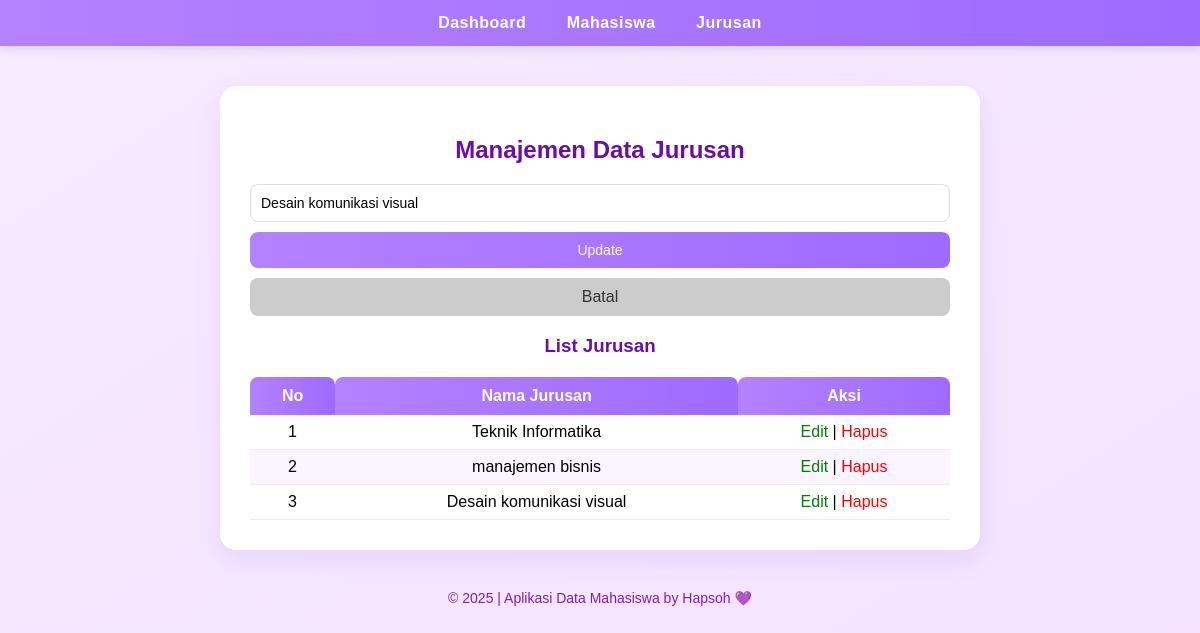
Screenshot of /pages/jurusan/index.php?edit=4 with the database file from the repository.
### tables this page shows
CREATE TABLE `jurusan` (
  `id` int(11) NOT NULL,
  `nama` varchar(100) NOT NULL,
  `created_at` timestamp NOT NULL DEFAULT current_timestamp(),
  `updated_at` timestamp NOT NULL DEFAULT current_timestamp(),
  `deleted_at` timestamp NOT NULL DEFAULT current_timestamp()
);

### pages/jurusan/index.php (the view, shortened to what this page needs)
<?php
include '../../config/database.php';
include '../../templates/header.php';
$editData = null;
if (isset($_GET['edit'])) {
    $id = $_GET['edit'];
    $result = $conn->query("SELECT * FROM jurusan WHERE id='$id'");
    if ($result && $result->num_rows > 0) {
        $editData = $result->fetch_assoc();
    }
}
$result = $conn->query("SELECT * FROM jurusan ORDER BY id ASC");
?>
<h2>Manajemen Data Jurusan</h2>
<form method="POST">
    <input type="text" name="nama" placeholder="Masukkan Nama Jurusan" required
           value="<?= $editData['nama'] ?? '' ?>">
    <?php if ($editData): ?>
        <button type="submit" name="update">Update</button>
        <a href="index.php" class="batal-btn">Batal</a>
    <?php else: ?>
        <button type="submit" name="tambah">Tambah</button>
    <?php endif; ?>
</form>
<h3>List Jurusan</h3>
<table>
    <thead>
        <tr>
            <th>No</th>
            <th>Nama Jurusan</th>
            <th>Aksi</th>
        </tr>
    </thead>
    <tbody>
        <?php $no = 1; while ($row = $result->fetch_assoc()): ?>
        <tr>
            <td><?= $no++ ?></td>
            <td><?= htmlspecialchars($row['nama']); ?></td>
            <td>
                <a href="?edit=<?= $row['id']; ?>" style="color:green; text-decoration:none;">Edit</a> |
                <a href="?hapus=<?= $row['id']; ?>"
                   onclick="return confirm('Yakin mau hapus data ini?')"
                   style="color:red; text-decoration:none;">Hapus</a>
            </td>
        </tr>
        <?php endwhile; ?>
    </tbody>
</table>
<?php include '../../templates/footer.php'; ?>

### web1/style.css (style rules this page uses)
body { font-family: 'Poppins', sans-serif; background: linear-gradient(to bottom right, #f7eaff, #f4e2ff); margin: 0; padding: 0; min-height: 100vh; }
h1, h2, h3 { text-align: center; color: #6a0dad; }
form { display: flex; flex-direction: column; gap: 10px; margin-top: 20px; }
input, select { padding: 10px; border: 1px solid #ddd; border-radius: 8px; font-size: 14px; transition: 0.3s; }
button { background: linear-gradient(to right, #b481ff, #9d6bff); color: white; border: none; padding: 10px; border-radius: 8px; cursor: pointer; font-size: 14px; transition: all 0.3s ease; }
.batal-btn { display: inline-block; background: #ddd; color: #333; padding: 10px; border-radius: 8px; text-decoration: none; text-align: center; }
table { width: 100%; border-collapse: collapse; margin-top: 20px; }
th { background: linear-gradient(to right, #b481ff, #9d6bff); color: white; padding: 10px; border-top-left-radius: 8px; border-top-right-radius: 8px; }
td { border-bottom: 1px solid #eee; text-align: center; padding: 8px; }
tr:nth-child(even) { background: #faf5ff; }

### pages/jurusan/index.php (style rules this page uses)
.batal-btn { display: inline-block; background: #ccc; color: #333; padding: 10px; border-radius: 8px; text-decoration: none; }

### rows the page displays
jurusan: nama "Desain komunikasi visual"
jurusan: nama "Teknik Informatika"
jurusan: nama "manajemen bisnis"
